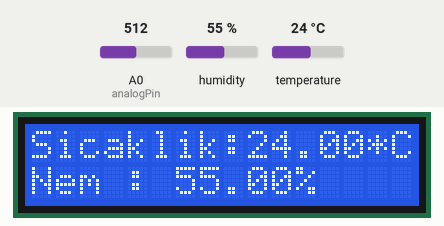
This sketch was run on a simulated Arduino Mega 2560, built with avr-gcc and run on an emulated ATmega2560. On the bench: 16×2 character LCD. The test bench sets the inputs (shaded band); at power-on: humidity 55 %, temperature 24 °C, A0 (analogPin) = 512. What the sketch prints to the serial monitor is not drawn.

Above: at 7.2 s.
7.3 s: humidity set to 22 %
At 21.0 s:
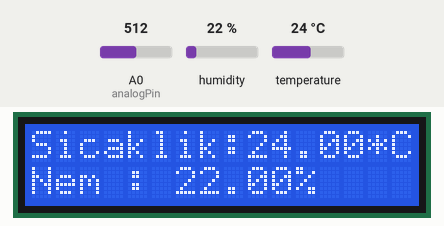
21.3 s: temperature set to 12 °C
At 34.6 s:
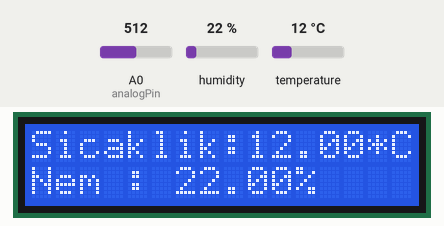
35.3 s: humidity set to 40 %
At 49.0 s:
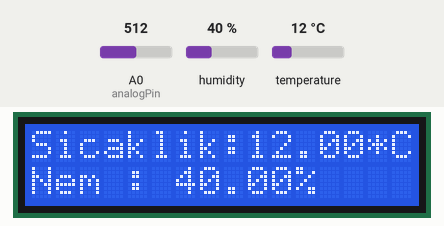
49.3 s: temperature set to 19 °C
At 63.4 s:
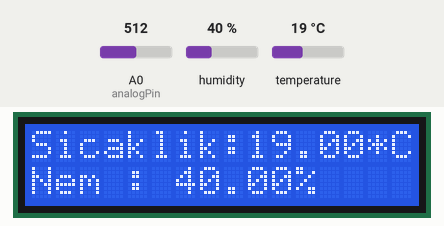
Timing chart, 0 to 64.3 s (numbered marks = the images above; inputs shaded):
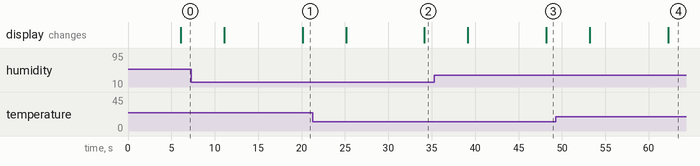

Measured:
- after the input at 7.3 s, the display: first differs from a run without the input after 12.8 s (image 1)
- after the input at 21.3 s, the display: first differs from a run without the input after 12.9 s (image 2)
- after the input at 35.3 s, the display: first differs from a run without the input after 12.9 s (image 3)
- after the input at 49.3 s, the display: first differs from a run without the input after 12.9 s (image 4)

The sketch:

thingspeak_esp8266.ino
```cpp
#include <SoftwareSerial.h>
#include <DHT.h>
#include <Adafruit_Sensor.h>
#define DHTPIN 22
#define DHTTYPE DHT11
#include <LiquidCrystal.h>
LiquidCrystal lcd(8, 9, 4, 5, 6, 7);
DHT dht(DHTPIN, DHTTYPE);
#define ag_ismi "Melo"
#define ag_sifresi "12345678"
const int analogPin = A0;
const int digitalPin = 22;
int gaz = 0;

String apiKey = "ECC6SP0AVG7W2FM3";     // replace with your channel's thingspeak WRITE API key

boolean thingSpeakWrite(float value1, float value2, int value3){
  String cmd = "AT+CIPSTART=\"TCP\",\"";                  // TCP connection
  cmd += "184.106.153.149";                               // api.thingspeak.com
  cmd += "\",80";
  Serial.println(cmd);
  if(Serial.find("Error")){
    Serial.println("AT+CIPSTART error");
    return false;
  }


  String getStr = "GET /update?api_key=";   // prepare GET string
  getStr += apiKey;

  getStr +="&field1=";
  getStr += String(value1);
  getStr +="&field2=";
  getStr += String(value2);
  getStr +="&field3=";
  getStr += String(value3);
  getStr += "\r\n\r\n";

  // send data length
  cmd = "AT+CIPSEND=";
  cmd += String(getStr.length());
  Serial.println(cmd);
  Serial.println(getStr);

  if(Serial.find(">")){
    Serial.print(getStr);
    Serial.print("VERİ GÖNDERİLDİ !!!!!!!!!!!!!!!!!!!!!!!!!!!!!!!!!!!!!!!!!!!!!!!!!!");
  }
  else{
    Serial.println("AT+CIPCLOSE");
    return false;
  }
  return true;
}

void setup() {
  lcd.begin(16, 2);
  Serial.begin(115200);
  Serial.println("AT");
  delay(5000);
    if(Serial.find("OK")){
       Serial.println("AT+CWMODE=1");
       delay(2000);
        //Serial.println("AT+CWJAP=\""+ssid+"\",\""+password+"\"");
        //String baglantiKomutu=String("AT+CWJAP=\"")+ag_ismi+"\"";
        String baglantiKomutu=String("AT+CWJAP=\"")+ag_ismi+"\",\""+ag_sifresi+"\"";
        Serial.println(baglantiKomutu);
        delay(3000);
        Serial.println("AT+CIPMUX=1");
        delay(5000);
        Serial.println("Setup completed");
    }

}


void loop() {
   float t = dht.readTemperature();
   float h = dht.readHumidity();
   gaz = analogRead(analogPin);
   Serial.println("SICAKLIK= "+String(t)+" *C");
   Serial.println("NEM= "+String(h)+" %");
   Serial.println("GAZ= "+String(gaz)+" PPM");
   lcd.setCursor(0, 0);
   lcd.print("Sicaklik:");
   lcd.print(t + String("*C"));
   lcd.setCursor(0, 1);
   lcd.print("Nem : ");
   lcd.print(h + String("%"));
   delay(5000);
   lcd.clear();
   lcd.setCursor(0, 0);
   lcd.print("Gaz : ");
   lcd.print(gaz + String("PPM"));
   thingSpeakWrite(t, h, gaz);
   delay(7000);
}
```
